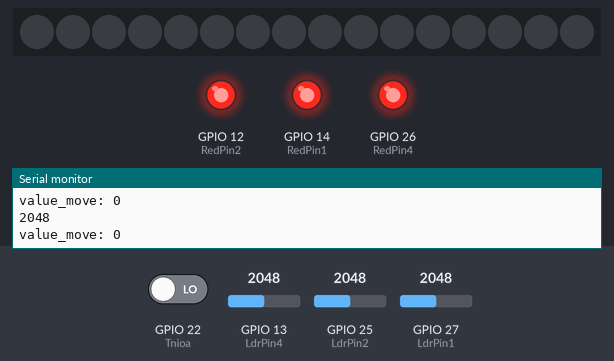
Bench run of a sketch on a simulated ESP32. On the bench: 16 RGB LEDs in strip order, left to right, output pins drawn as LEDs (lit = HIGH), the last lines printed to the serial monitor. The inputs (shaded band) are chosen by the test bench; at power-on: GPIO 22 (Tnioa) LOW, GPIO 27 (LdrPin1) = 2048, GPIO 13 (LdrPin4) = 2048, GPIO 25 (LdrPin2) = 2048.

Above: at 1.2 s.
1.3 s: GPIO 22 (Tnioa) driven HIGH
At 2.5 s:
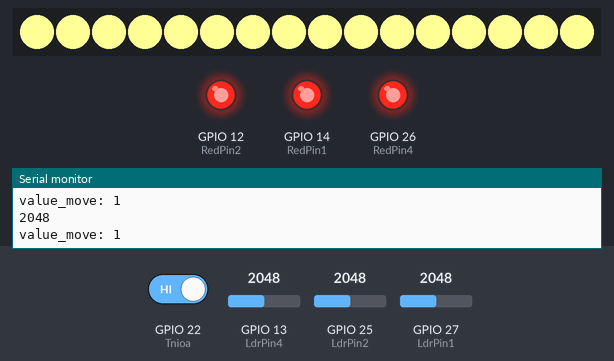
2.8 s: GPIO 27 (LdrPin1) set to 2968
4.3 s: GPIO 27 (LdrPin1) set to 3047
At 4.9 s:
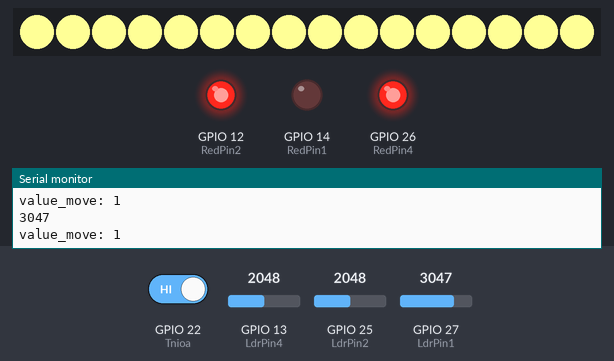
5.8 s: GPIO 13 (LdrPin4) set to 2969
7.3 s: GPIO 13 (LdrPin4) set to 3032
At 8.5 s:
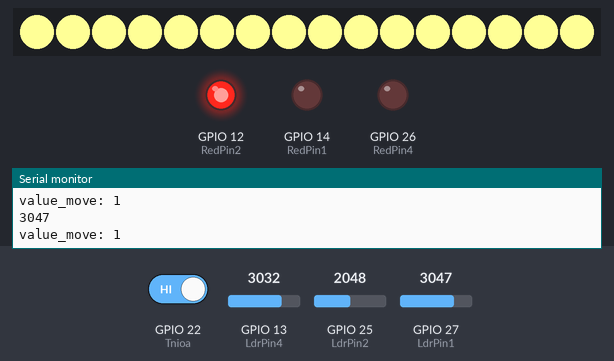
8.8 s: GPIO 25 (LdrPin2) set to 2951
10.3 s: GPIO 25 (LdrPin2) set to 3057
At 10.8 s:
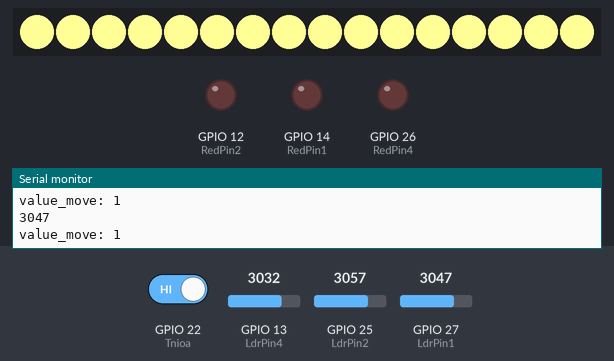
Timing chart, 0 to 12.8 s (numbered marks = the images above; inputs shaded):
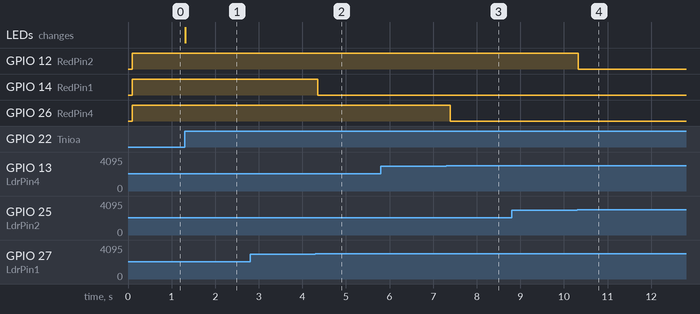

Measured:
- the behaviour switches between 3000 and 3001 on GPIO 27 (LdrPin1) (found by bisection; images 1 and 2)
- the behaviour switches between 3000 and 3001 on GPIO 13 (LdrPin4) (found by bisection; images 2 and 3)
- the behaviour switches between 3000 and 3001 on GPIO 25 (LdrPin2) (found by bisection; images 3 and 4)
- after the input at 1.3 s, the LEDs: change at once (image 1)
- after the input at 4.3 s, GPIO 14 (RedPin1): HIGH → LOW after 0.05 s
- after the input at 7.3 s, GPIO 26 (RedPin4): HIGH → LOW after 0.09 s
- after the input at 10.3 s, GPIO 12 (RedPin2): HIGH → LOW at once

The sketch:

leds_tnoa_neopexial.ino
```cpp
#define Tnioa 22
#define Ledpiksel 23
#define LdrPin1 27
#define RedPin1 14
#define RedPin2 12
#define LdrPin2 25
#define RedPin4 26
#define LdrPin4 13
#include <Adafruit_NeoPixel.h>
#ifdef __AVR__
 #include <avr/power.h> // Required for 16 MHz Adafruit Trinket
#endif

// Which pin on the Arduino is connected to the NeoPixels?
#define PIN 23 // On Trinket or Gemma, suggest changing this to 1

// How many NeoPixels are attached to the Arduino?
#define NUMPIXELS 16 // Popular NeoPixel ring size
Adafruit_NeoPixel pixels(NUMPIXELS, PIN, NEO_GRB + NEO_KHZ800);


// פונקציה שמבצעת בדיקת תנועה
bool check_moving() {
  int value_move = digitalRead(Tnioa);
  Serial.print("value_move: "); Serial.println(value_move);
  return value_move == HIGH;
}


// פונקציה שמדליקה/מכבה את ה-NeoPixel
void On_Of_Light(int mode) {
  if (mode == 0) {
    pixels.clear();  // מכבה את כל הפיקסלים
    pixels.show();
  } else {
    for (int i = 0; i < NUMPIXELS; i++) {  // מדליק כל פיקסל
      pixels.setPixelColor(i, pixels.Color(255, 255, 150));
    }
    pixels.show();  // שולח את הצבעים המעודכנים לחומרה
  }
}


void setup() {
  pinMode(Tnioa, INPUT); // הגדרת חיישן התנועה כקלט
  pinMode(Ledpiksel, OUTPUT);
  pixels.begin();  // אתחול NeoPixel strip

  // הגדרת חיישנים נוספים
  pinMode(LdrPin1, INPUT);
  pinMode(RedPin1, OUTPUT);
  pinMode(LdrPin2, INPUT);
  pinMode(RedPin2, OUTPUT);
  pinMode(LdrPin4, INPUT);
  pinMode(RedPin4, OUTPUT);
  Serial.begin(9600);
}


void loop() {
  if (check_moving()) {
    On_Of_Light(1); // מדליק את ה-NeoPixels
  } else {
    On_Of_Light(0); // מכבה את ה-NeoPixels
  }
  // השהייה קטנה כדי למנוע דגימה מהירה מדי
  delay(100);
  // בדיקת חיישנים ומנורות חניה
  Serial.println(analogRead(LdrPin1));
  digitalWrite(RedPin1, (analogRead(LdrPin1) > 3000 ? LOW : HIGH));
  digitalWrite(RedPin2, (analogRead(LdrPin2) > 3000 ? LOW : HIGH));
  digitalWrite(RedPin4, (analogRead(LdrPin4) > 3000 ? LOW : HIGH));
}
```
